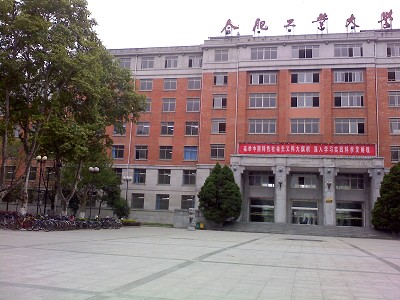
#> input picture sift/home.jpg, 400 x 300 px
$ python distort.py home.jpg   (Python 2 division)
#> lines starting #> are read from the running program, lines starting #| are printed output that depends on the picture
"""
distort.py

USAGE : python distort.py <name of jpg image file or folder>

Distorts the image to generate a test dataset from a set of images.
"""

import cv2
import numpy as np
import matplotlib.pyplot as plt
import sys, os

def transform(imfile):
#> called with imfile = 'home.jpg'
	img = cv2.imread(imfile)
#> img is the input picture: shape (300, 400, 3); mean B, G, R 124.5, 124.2, 137.6
	rows,cols,ch = img.shape
#> rows = 300; cols = 400; ch = 3

	pts1 = np.float32([[50,50],[200,50],[50,200]])
	pts2 = np.float32([[10,100],[200,50],[100,250]])

	M = cv2.getAffineTransform(pts1,pts2)

	dst = cv2.warpAffine(img,M,(cols,rows))
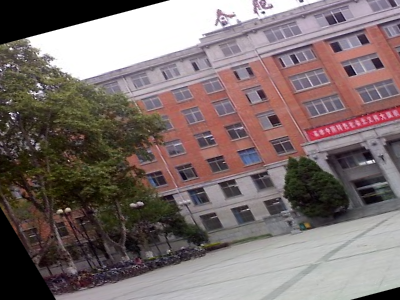
#> dst: shape (300, 400, 3); mean B, G, R 109.2, 110.1, 123.7

	head, tail = os.path.split(imfile)
	head = 'd_'+head
	filename = os.path.join(head, tail)
	if not os.path.exists(head):
	    os.makedirs(head)
	print "writing", filename
	cv2.imwrite(filename,dst)

if __name__ == '__main__':
	for filename in sys.argv[1:]:
		if os.path.isdir(filename):
			for i in os.listdir(filename):
				if i.endswith('.jpg'):
					try:
						transform(filename+i)
					except Exception as e:
						print "failed", i, e
		else:
			transform(filename)

$ run again, on sift/t1.JPG
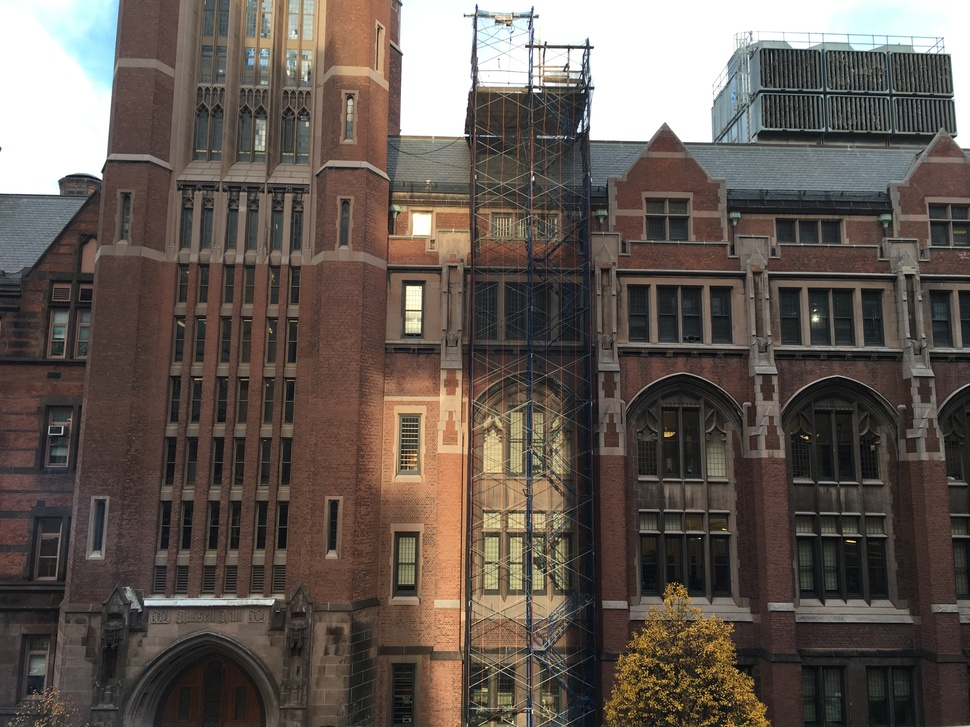
#> input picture sift/t1.JPG, 970 x 727 px, shrunk from 4032 x 3024 before the run
#> in transform, img is the input picture: shape (727, 970, 3); mean B, G, R 82.4, 89.1, 98.9
#> in transform, `dst = cv2.warpAffine(img,M,(cols,rows))`:
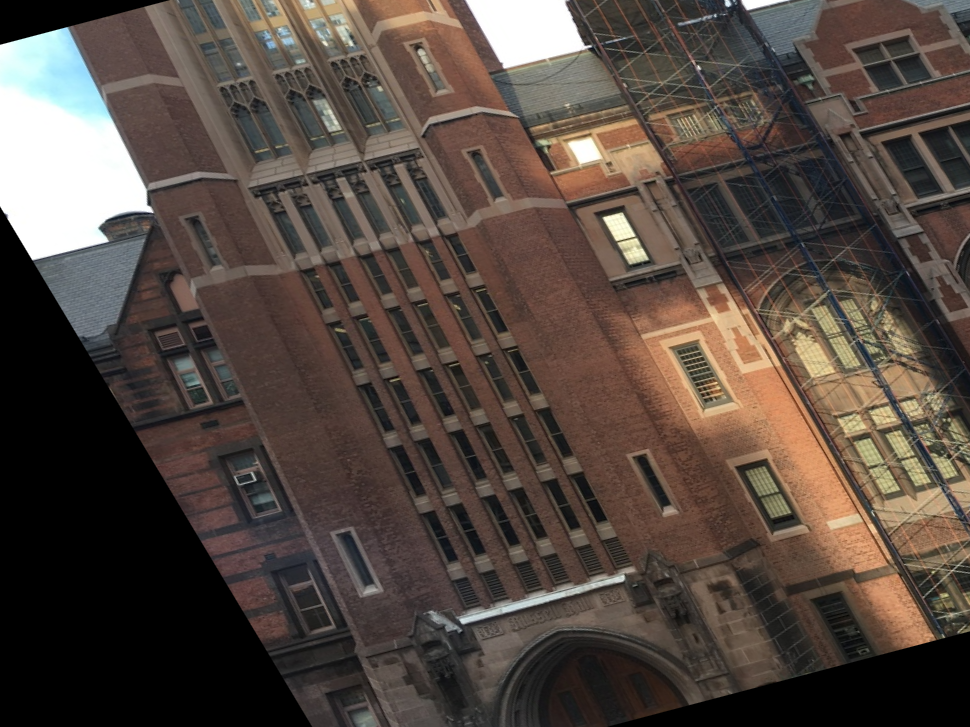
#> dst: shape (727, 970, 3); mean B, G, R 64.5, 71.8, 83.4

$ run again, on sift/t2.JPG
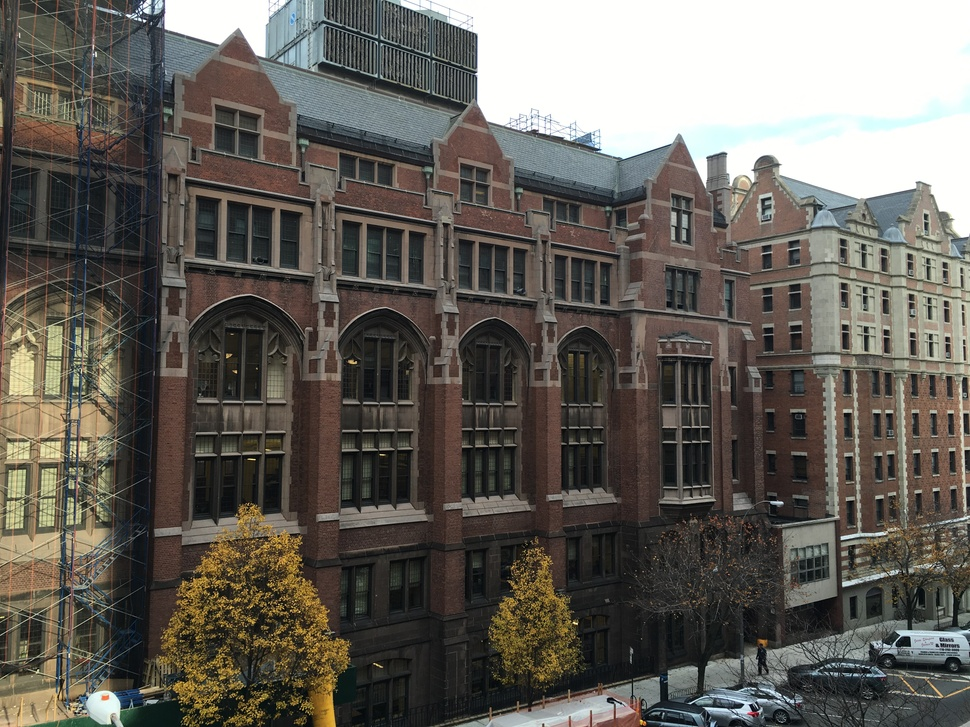
#> input picture sift/t2.JPG, 970 x 727 px, shrunk from 4032 x 3024 before the run
#> in transform, img is the input picture: shape (727, 970, 3); mean B, G, R 90.7, 97.6, 101.6
#> in transform, `dst = cv2.warpAffine(img,M,(cols,rows))`:
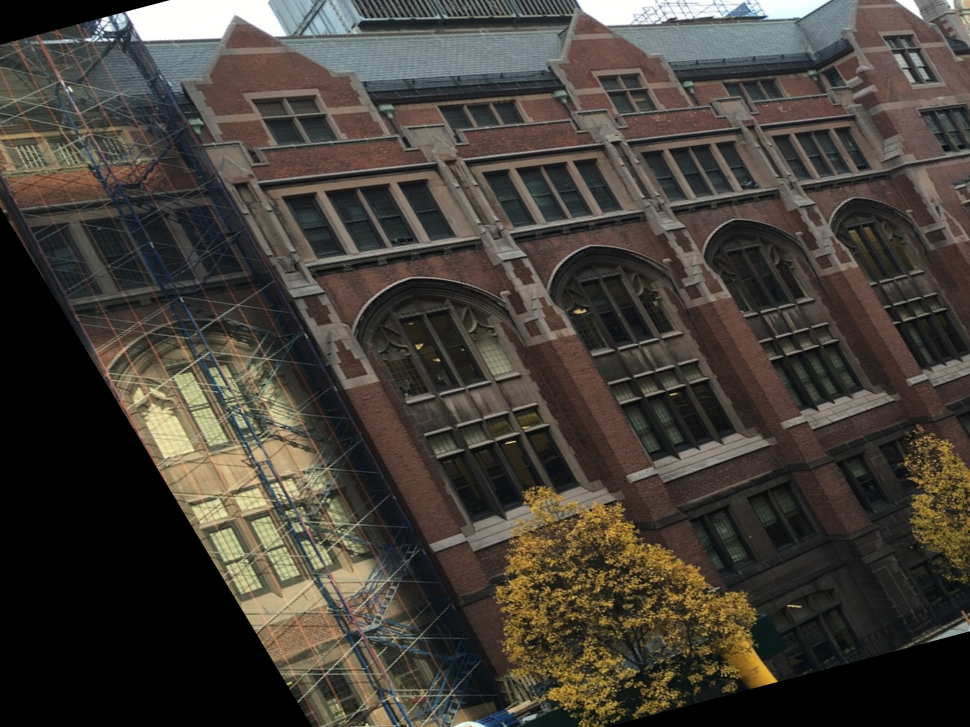
#> dst: shape (727, 970, 3); mean B, G, R 55.9, 63, 68.1
